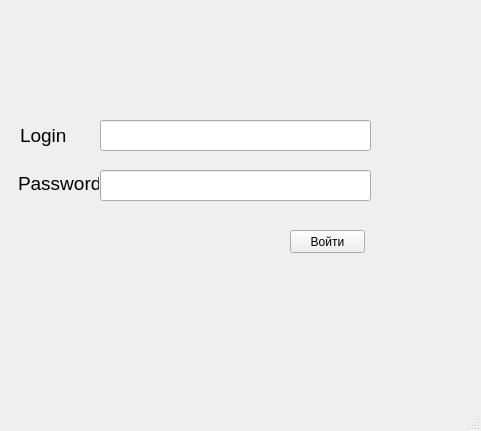
<?xml version="1.0" encoding="UTF-8"?>
<ui version="4.0">
 <class>MainWindow</class>
 <widget class="QMainWindow" name="MainWindow">
  <property name="geometry">
   <rect>
    <x>0</x>
    <y>0</y>
    <width>481</width>
    <height>431</height>
   </rect>
  </property>
  <property name="windowTitle">
   <string>MainWindow</string>
  </property>
  <widget class="QWidget" name="centralwidget">
   <widget class="QLineEdit" name="Login">
    <property name="geometry">
     <rect>
      <x>100</x>
      <y>120</y>
      <width>271</width>
      <height>31</height>
     </rect>
    </property>
   </widget>
   <widget class="QLabel" name="label">
    <property name="geometry">
     <rect>
      <x>20</x>
      <y>120</y>
      <width>51</width>
      <height>31</height>
     </rect>
    </property>
    <property name="font">
     <font>
      <pointsize>14</pointsize>
     </font>
    </property>
    <property name="text">
     <string>Login</string>
    </property>
   </widget>
   <widget class="QLabel" name="label_2">
    <property name="geometry">
     <rect>
      <x>18</x>
      <y>173</y>
      <width>81</width>
      <height>21</height>
     </rect>
    </property>
    <property name="font">
     <font>
      <pointsize>14</pointsize>
     </font>
    </property>
    <property name="text">
     <string>Password</string>
    </property>
   </widget>
   <widget class="QLineEdit" name="Password">
    <property name="geometry">
     <rect>
      <x>100</x>
      <y>170</y>
      <width>271</width>
      <height>31</height>
     </rect>
    </property>
   </widget>
   <widget class="QPushButton" name="pushLogin">
    <property name="geometry">
     <rect>
      <x>290</x>
      <y>230</y>
      <width>75</width>
      <height>23</height>
     </rect>
    </property>
    <property name="text">
     <string>Войти</string>
    </property>
   </widget>
  </widget>
  <widget class="QMenuBar" name="menubar">
   <property name="geometry">
    <rect>
     <x>0</x>
     <y>0</y>
     <width>481</width>
     <height>21</height>
    </rect>
   </property>
  </widget>
  <widget class="QStatusBar" name="statusbar"/>
 </widget>
 <resources/>
 <connections/>
</ui>
